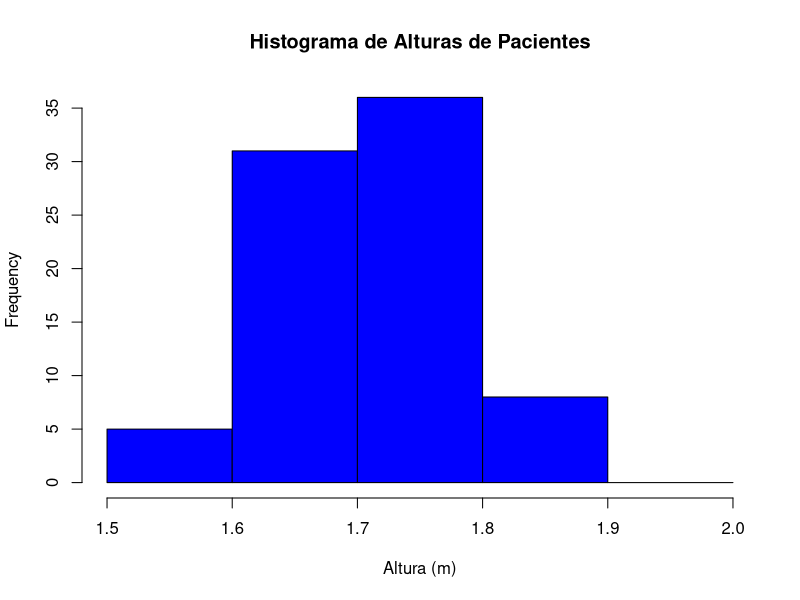

Reproduce this figure in R.
# Instalando biblioteca readxl para importar para o R arquivos com extensÃ£o .xls ou .xlsx.
if (!("readxl") %in% installed.packages()) install.packages("readxl")
library(readxl)


alturas = read_excel("./dados/exercicio8.xls", col_types = c("numeric"))
alturas <- as.matrix(alturas)

# Criando divisoes de classes de 1.5 a 2m a cada 10cm
classes <- seq(1.5, 2, by=0.1)

distrib_frequencia <- transform(table(cut(alturas, classes)))
colnames(distrib_frequencia) = c("Faixa de Altura", "Frequencia")
print(distrib_frequencia)

# Histograma
hist(alturas, breaks=classes, main="Histograma de Alturas de Pacientes", xlab="Altura (m)", col="blue")